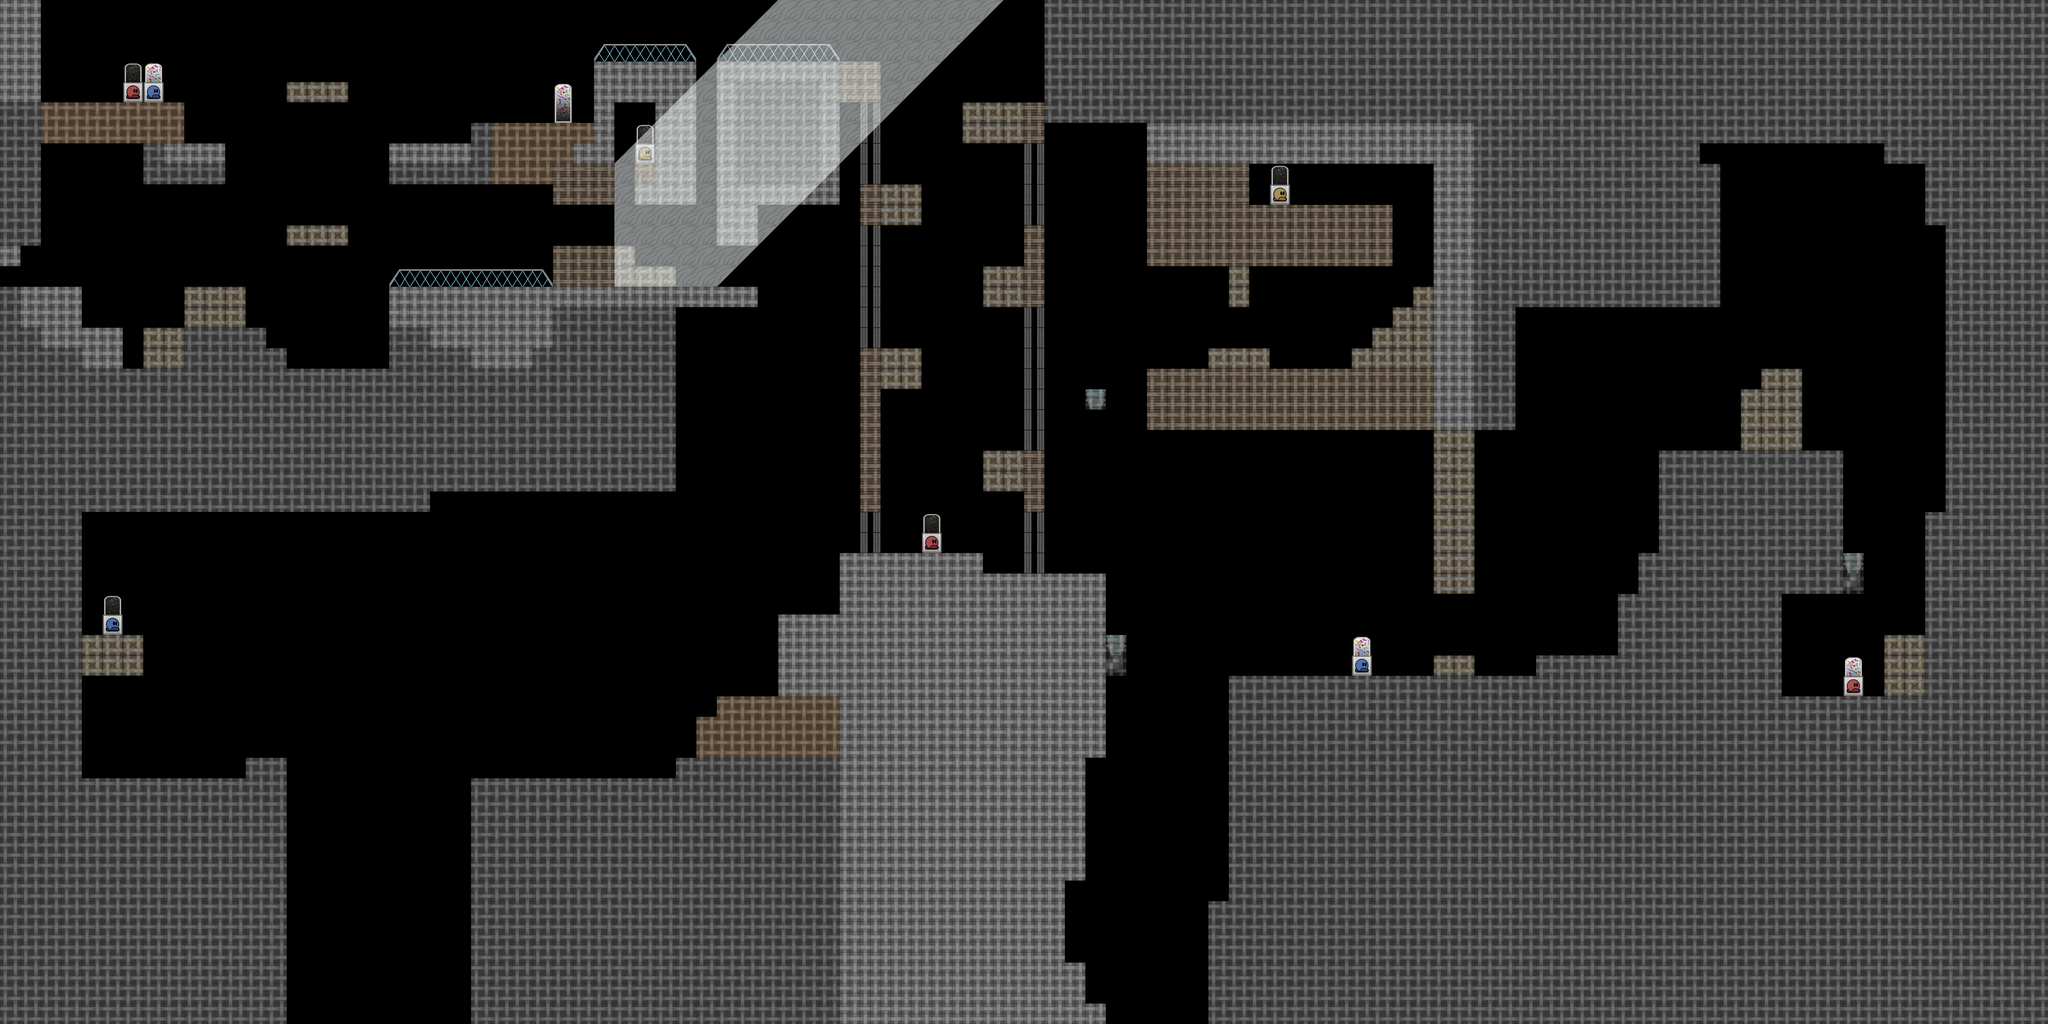

Tiled map render using the project's own tile images. Description and the map definition, with tile-layer contents summarised, below:
An orthogonal 100x50 tile map with 64x64 px tiles, 3 tile layers (blocks, Game, overlay), 2 tilesets.

<map version="1.0" orientation="orthogonal" renderorder="right-down" width="100" height="50" tilewidth="64" tileheight="64">
 <tileset firstgid="1" name="Game" tilewidth="64" tileheight="64">
  <image source="../tilesets/gameset.png" width="1024" height="1024" />
 </tileset>
 <tileset firstgid="257" name="blocks" tilewidth="64" tileheight="64">
  <image source="../tilesets/blocks.png" width="1024" height="1024" />
 </tileset>
 <layer name="blocks" width="100" height="50">
  <data>[5000 cells, 2914 non-empty, 21 distinct tile ids]</data>
 </layer>
 <layer name="Game" width="100" height="50" opacity="0.86">
  <data>[5000 cells, 2850 non-empty, 4 distinct tile ids]</data>
 </layer>
 <layer name="overlay" width="100" height="50">
  <data>[5000 cells, 147 non-empty, 3 distinct tile ids]</data>
 </layer>
</map>
